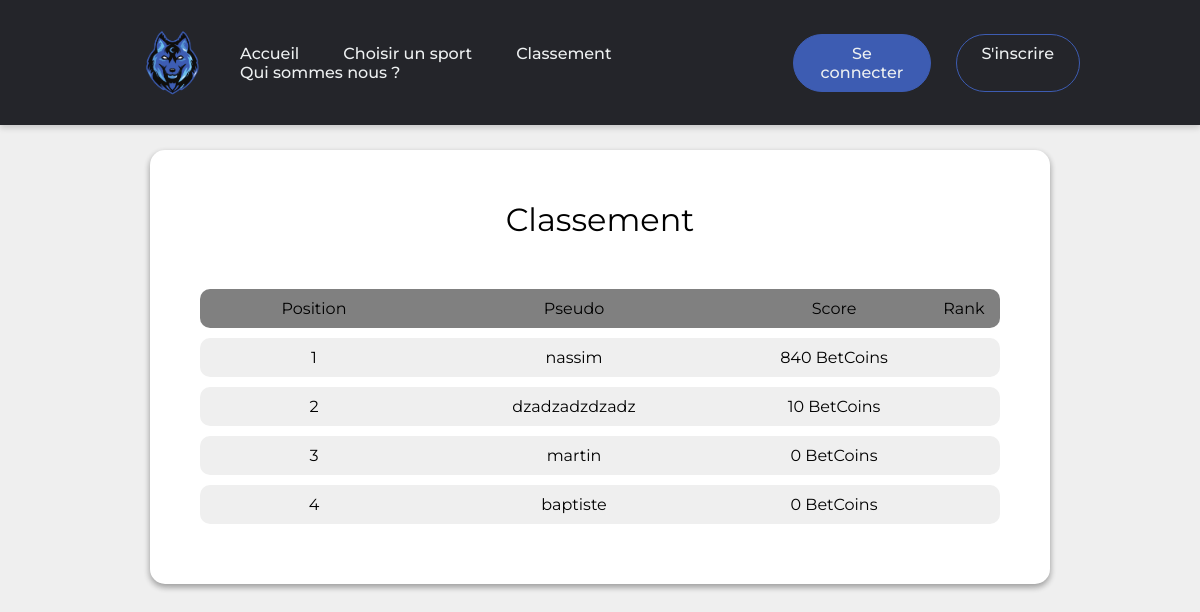
Page /pages/scoreboard.php on the earlier database version.
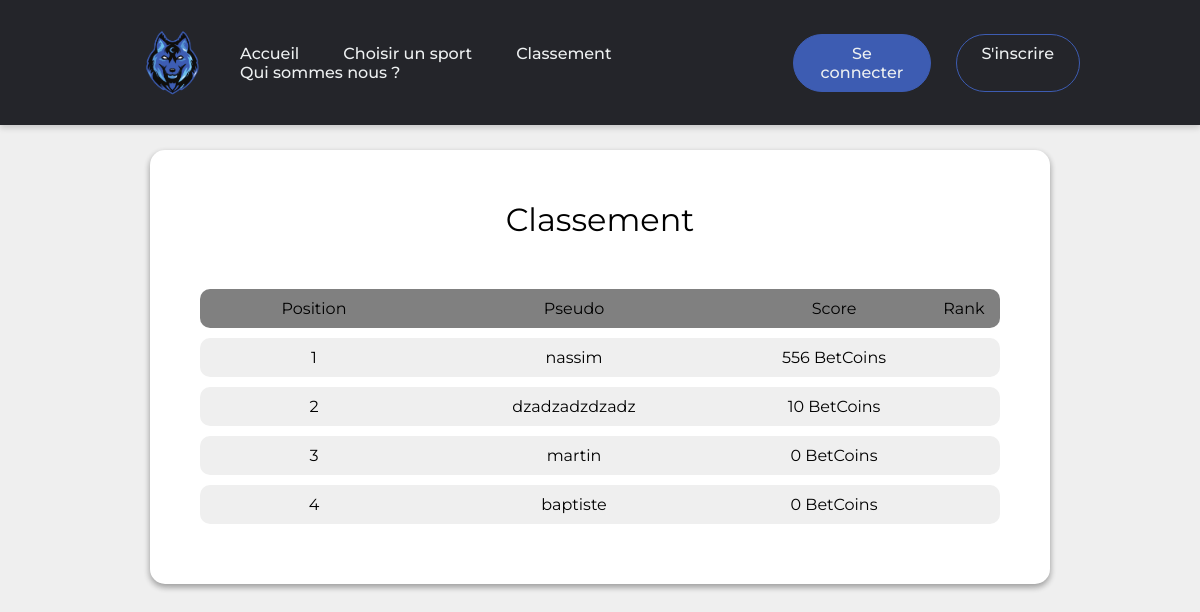
Same page on the later database version.
### tables this page shows
CREATE TABLE `accounts` (
  `id` int(11) NOT NULL AUTO_INCREMENT,
  `pseudo` varchar(20) DEFAULT NULL,
  `email` varchar(50) DEFAULT '',
  `password` varchar(100) DEFAULT NULL,
  `points` int(11) NOT NULL DEFAULT 0,
  PRIMARY KEY (`id`)
);

### pages/scoreboard.php (the view, shortened to what this page needs)
<!DOCTYPE html>
<html lang="fr">
<head>
    <link rel="stylesheet" href="../css/scoreboard.css">
</head>
<body>
    <?php
    include("../includes/header.php");
    require_once("../config/database.php");
    ?>
    <div class="container">
        <h1 class="container-title"> Classement </h1>
        <div class="main-line">
            <div class="left">
                <p>Position</p>
            </div>
            <div class="middle">
                <p>Pseudo</p>
            </div>
            <div class="right">
                <p>Score</p>
            </div>
            <div class="cross">
                <p>Rank</p>
            </div>
        </div>
        <?php
        $conn = new mysqli($host, $user, $password, $database);
        $rank = 'SELECT pseudo, points FROM accounts ORDER BY points DESC ';
        $resultrank = $conn->query($rank);
        $data = $resultrank->fetch_all(MYSQLI_ASSOC);
        for ($i = 0; $i <= 20; $i++) {
            if (isset($data[$i])) {
                echo '<div class="line">
                    <div class="left">
                        <p>' . $i + 1 . ' </p>
                    </div>
                    <div class="middle">
                        <p> ' .  $data[$i]['pseudo'] . ' </p>
                    </div>
                    <div class="right">
                        <p>' . $data[$i]['points'] . ' BetCoins</p>
                    </div>
                </div>';
            } else {
                break;
            }
        }
        ?>
    </div>
</body>
</html>

### includes/header.php (shortened to what this page needs)
<?php
$curPageName = substr($_SERVER["SCRIPT_NAME"], strrpos($_SERVER["SCRIPT_NAME"], "/") + 1);
if ($curPageName == "index.php") {
    include_once('controllers/api-sports.php');
?>
    <header>
        <a href="index.php"><img src="images/logo.png" alt="Logo" id="logo"></a>
        <nav>
            <ul class="nav__links">
                <li><a href="index.php">Accueil</a></li>
                <li id="sp"><a href="#">Choisir un sport</a>
                    <div class="NavToolTip">
                        <?php if (isset($_SESSION['user'])) {
                            echo '<div class="test_Tooltip_nav">';
                        } else {
                            echo '<div class="test_Tooltip_nav" style = "left: 36.5%;">';
                        }
                        ?>
                        <ul>
                            <li id="tooltip"> <a href="pages/basket.php">Basket-ball</a></li>
                            <li id="tooltip"> <a href="pages/foot.php">Football</a></li>
                            <li id="tooltip"> <a href="pages/hockey.php">Hockey</a></li>
                            <li id="tooltip"> <a href="pages/UFC.php">UFC</a></li>
                        </ul>
                    </div>
                </li>
                <li><a href="pages/scoreboard.php">Classement</a></li>
                <li><a href="pages/quisommesnous.php">Qui sommes nous ?</a></li>
            </ul>
        </nav>
        <div class="buttons">
            <?php
            if (isset($_SESSION['user'])) {
                require_once('controllers/points.php');
            ?>
                <p class="username">Bonjour <a href="pages/profil.php"><strong><?= $_SESSION['user'] ?></strong></a> | <?= $_SESSION['points'] ?> BetCoin(s)</p>
                <a href="controllers/logout.php" class="logout"><button class="signin">Déconnexion</button></a>
            <?php
            } else {
            ?>
                <a href="pages/login.php" class="signin"><button>Se connecter</button></a>
                <a href="pages/register.php" class="signup"><button>S'inscrire</button></a>
            <?php
            };
            ?>
        </div>
    </header>
<?php
} else {
?>
    <header>
        <a href="../index.php"><img src="../images/logo.png" alt="Logo" id="logo"></a>
        <nav>
            <ul class="nav__links">
                <li><a href="../index.php">Accueil</a></li>
                <li id="sp"><a href="#">Choisir un sport</a>
                </li>
                <li><a href="scoreboard.php">Classement</a></li>
                <li><a href="quisommesnous.php">Qui sommes nous ?</a></li>
            </ul>
        </nav>
        <div class="buttons">
            <?php
            if (isset($_SESSION['user'])) {
                include('../controllers/points.php');
            ?>
                <p class="username">Bonjour <a href="../pages/profil.php"><strong><?= $_SESSION['user'] ?></strong></a> | <?= $_SESSION['points'] ?> BetCoin(s)</p>
                <a href="../controllers/logout.php" class="logout"><button class="signin">Déconnexion</button></a>
            <?php
            } else {
            ?>
                <a href="login.php" class="signin"><button>Se connecter</button></a>
                <a href="register.php" class="signup"><button>S'inscrire</button></a>
            <?php
            };
            ?>
        </div>
    </header>
<?php
};
?>

### css/scoreboard.css (style rules this page uses)
body { margin: 0; margin-top: 90px; }
header { box-sizing: border-box; margin: 0; padding: 0; background-color: #24252a; top: 0; }
li, a, button { font-family: "Montserrat"; font-weight: 500; font-size: 16px; color: #edf0f1; text-decoration: none; }
header { display: flex; justify-content: space-between; align-items: center; padding: 30px 10%; position: fixed; width: 100%; box-shadow: 0 3px 6px rgba(0, 0, 0, 0.16); }
.nav__links { list-style: none; }
.nav__links li { display: inline-block; padding: 0 20px; }
.nav__links li a { transition: all 0.3s ease 0s; }
.signin { padding: 9px 25px; background-color: #3d5cb2; border: none; border-radius: 50px; cursor: pointer; transition: all 0.5s ease 0s; margin-right: 25px; border: 1pt solid #3d5cb2; }
.signup { padding: 9px 25px; background-color: #24252a; border: 1px solid #3d5cb2; border-radius: 50px; cursor: pointer; transition: all 0.5s ease 0s; }
.buttons { display: flex; }
.container { background-color: white; justify-self: center; height: fit-content; width: 900px; margin: auto; margin-top: 150px; border-radius: 15px; text-align: center; padding: 50px; align-items: center; box-shadow: 0 3px 6px rgba(0, 0, 0, 0.16), 0 3px 6px rgba(0, 0, 0, 0.23); }
.line { display: grid; grid-template-columns: 2fr 3fr 2fr 0.5fr; background-color: #efefef; border-radius: 10px; padding: 10px; margin-bottom: 10px; font-family: "Montserrat"; }
.middle { grid-column: 2; grid-row: 1; text-align: center; }
.right { grid-column: 3; text-align: center; grid-row: 1; }
.left { grid-column: 1; grid-row: 1; text-align: center; }
.container-title { margin-bottom: 50px; font-family: "Montserrat"; font-size: 32px; }
.main-line { display: grid; grid-template-columns: 2fr 3fr 2fr 0.5fr; background-color: grey; border-radius: 10px; padding: 10px; margin-bottom: 10px; font-family: "Montserrat"; }

### css/base.css (style rules this page uses)
body { font-family: "Montserrat"; font-size: 16px; background: #efefef; font-family: "Fanwood Text", serif; }
h1, h2, h3, h4 { font-family: "Tenor Sans", sans-serif; }
header { display: flex; justify-content: space-between; align-items: center; padding: 30px 10%; position: fixed; width: 100%; height: 125px; box-shadow: 0 3px 6px rgba(0, 0, 0, 0.16); }
.nav__links { list-style: none; }
.nav__links li { display: inline-block; padding: 0 20px; }
.nav__links li a { transition: all 0.3s ease 0s; }
.signin { padding: 9px 25px; background-color: #3d5cb2; border: none; border-radius: 50px; cursor: pointer; transition: all 0.5s ease 0s; margin-right: 25px; border: 1pt solid #3d5cb2; }
.signup { padding: 9px 25px; background-color: #24252a; border: 1px solid #3d5cb2; border-radius: 50px; cursor: pointer; transition: all 0.5s ease 0s; }
.buttons { display: flex; }
#logo { height: 125px; max-width: 100px; height: auto; width: auto; }

### css/styles.css (style rules this page uses)
body { margin: 0; margin-top: 90px; }
header { box-sizing: border-box; margin: 0; padding: 0; background-color: #24252a; top: 0; z-index: 1; }
li, a, button { font-family: "Montserrat"; font-weight: 500; font-size: 16px; color: #edf0f1; text-decoration: none; }
header { display: flex; justify-content: space-between; align-items: center; padding: 30px 10%; position: fixed; width: 100%; box-shadow: 0 3px 6px rgba(0, 0, 0, 0.16); }
.nav__links { list-style: none; }
.nav__links li { display: inline-block; padding: 0 20px; }
.nav__links li a { transition: all 0.3s ease 0s; }
.signin { padding: 9px 25px; background-color: #3d5cb2; border: none; border-radius: 50px; cursor: pointer; transition: all 0.5s ease 0s; margin-right: 25px; border: 1pt solid #3d5cb2; }
.signup { padding: 9px 25px; background-color: #24252a; border: 1px solid #3d5cb2; border-radius: 50px; cursor: pointer; transition: all 0.5s ease 0s; }
.buttons { display: flex; }
.container { background-color: white; justify-self: center; height: 500px; width: 50%; margin: auto; margin-top: 100px; border-radius: 15px; text-align: center; padding: 50px; align-items: center; box-shadow: 0 3px 6px rgba(0, 0, 0, 0.16), 0 3px 6px rgba(0, 0, 0, 0.23); }

Differences in the rows shown:
changed accounts "nassim": points "840" → "556"
